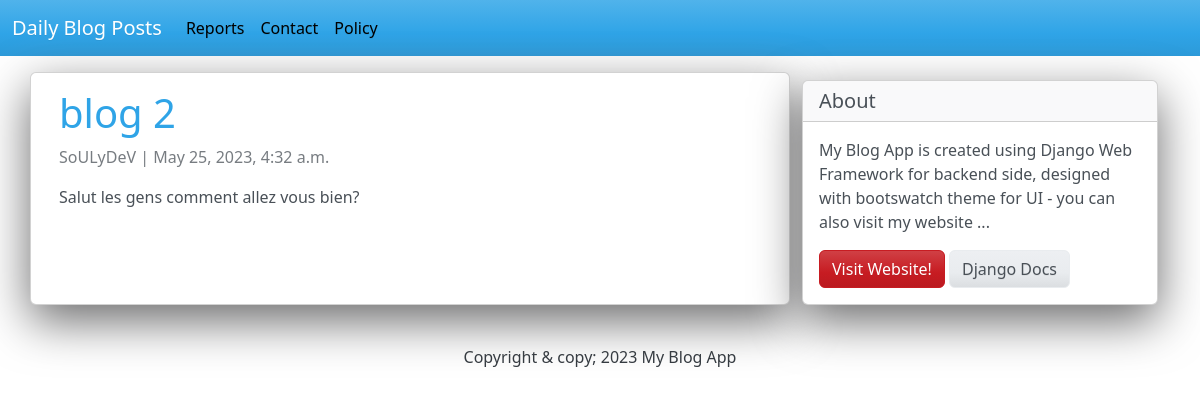
The app's page /blog-2/ with its own data.
### App/models.py (models this page shows, shortened)
class Post(models.Model):
    title = models.CharField(max_length=200, unique=True)
    slug = models.SlugField(max_length=200, unique=True)
    author = models.ForeignKey(User, on_delete=models.CASCADE, related_name='blog_posts')
    created_on = models.DateTimeField(auto_now_add=True)
    updated_on = models.DateTimeField(auto_now=True)
    content = models.TextField()
    status = models.IntegerField(choices=STATUS, default=0)
    class Meta:
        ordering = ['-created_on']

### App/views.py (the view)
# urls.py: path('<slug:slug>/', views.DetailView.as_view(), name='post_detail'),
class DetailView(generic.DetailView):
    model = Post
    template_name = 'post_detail.html'

### App/templates/post_detail.html
{% extends 'base.html' %}
{% block content %}
<div class="container">
  <div class="row">
    <div class="col-md-8 card mb-4  mt-3 left  top">
      <div class="card-body">
        <h1>{% block title %} {{ object.title }} {% endblock title %}</h1>
        <p class=" text-muted">{{ post.author }} | {{ post.created_on }}</p>
        <p class="card-text ">{{ object.content | safe }}</p>
      </div>
    </div>
    {% block sidebar %} {% include 'sidebar.html' %} {% endblock sidebar %}
  </div>
</div>
{% endblock content %}

### App/templates/sidebar.html (style rules this page uses)
.card { box-shadow: 0 16px 48px #6a6a6b; }

### records on screen
Post: title "blog 2", author "SoULyDeV", created_on "May 25, 2023, 4:32 a.m.", content "Salut les gens comment allez vous bien?"
